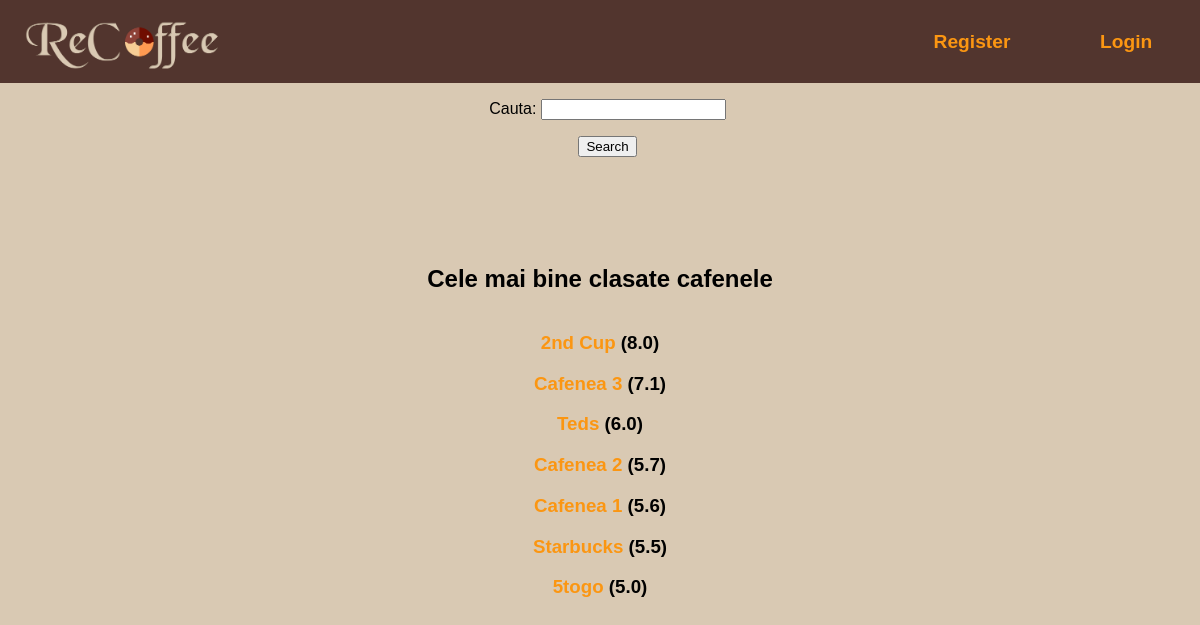
The page / on the database its author committed.
### ReCoffee/models.py (models this page shows, shortened)
class ShopProfile(models.Model):
    name = models.CharField(max_length=50)
    location = models.CharField(max_length=200)
    rating = models.DecimalField(
        default=0,
        max_digits=2,
        decimal_places=1)

### ReCoffee/views.py (the view)
# urls.py: url(r'^$', views.index, name="index"),
def index(request):
    context = {}
    rate = models.ShopProfile.objects.all().order_by('rating').reverse()
    context['rate'] = rate
    if request.method == 'GET':
        form = forms.SearchForm()
    elif request.method == 'POST':
        form = forms.SearchForm(request.POST)
        if form.is_valid():
            shopSearch = form.cleaned_data['shopSearch']
            return redirect('lista_cafenele', shopSearch)
    context['form'] = form
    return render(request, 'ReCoffee/home.html', context)

### ReCoffee/forms.py
class SearchForm(forms.Form):
    shopSearch = forms.CharField(label="Cauta")

### ReCoffee/templates/ReCoffee/home.html (shortened to what this page needs)
{% extends 'ReCoffee/base.html' %}
{% load static %}
{% block content %}
	<form class="search-form" method="POST">
		<p>
			{{ form.as_p }}
			<button class="button" type="submit">Search</button>
		</p>
	</form>
<h2 id="indexpag">Cele mai bine clasate cafenele</h2>
<class id="indexpag">
{% for i in rate %}
<h3><a href="{% url 'shop_profile' i.pk %}"> {{ i.name }}</a>  ({{i.rating}})</h3>
{% endfor %}
</class>
{% endblock %}

### ReCoffee/templates/ReCoffee/base.html (shortened to what this page needs)
<!DOCTYPE html>
<html land="en">
<head>
	{% load static %}
	<link rel="stylesheet" type="text/css" href="{% static 'css/main.css' %}">
</head>
<body>
<a href="{% url 'index' %}">
	<img src="{% static 'images/Recoffee-logo.png' %}" id="logo">
</a>
<nav>
	{% if user.username %}
	<div class="dropdown">
		<a href="#" class="dropbtn">{{ user.username }}</a>
		<div class="content">
	{% if user.profile %}
			<a href="{% url 'user_profile' user.profile.pk %}">Profile</a>
{% endif %}
			<a href="{% url 'logout' %}">Logout</a>
		</div>
	</div>
	{% else %}
	<a class= "link" onclick = "javascript:window.location.href='/register.html'">Register</a>
	<a class= "link" onclick = "javascript:window.location.href='/login.html' ">Login</a>
	{% endif %}
</nav>
{% block content %}
{% endblock %}
</body>
</html>

### ReCoffee/static/css/main.css (style rules this page uses)
nav { background-color: #52352E; font-size: 1.2em; font-weight: bold; margin: auto; padding: 0.6em; position: relative; text-align: right; }
nav a { display: inline-block; margin-left: 1.25em; padding: 1em; text-align: center; transition: background-color 0.5s; width: 4.5em; }
#logo { float: left; height: auto; position: absolute; width: 250px; z-index: 2; }
.search-form { #float: center; text-align:center; padding-left: 15px; }
a { color: #FB9612; font-weight: bold; text-decoration: none; }
body { background-color: #D9C9B3; font-family: Helvetica; margin: 0; }
.button { cursor: pointer; }
#indexpag { width:100%; float:left; text-align:center; }
.link { cursor:pointer; }

### rows shown on the page
ShopProfile: name "2nd Cup", rating "8.0"
ShopProfile: name "Cafenea 3", rating "7.1"
ShopProfile: name "Teds", rating "6.0"
ShopProfile: name "Cafenea 2", rating "5.7"
ShopProfile: name "Cafenea 1", rating "5.6"
ShopProfile: name "Starbucks", rating "5.5"
ShopProfile: name "5togo", rating "5.0"
